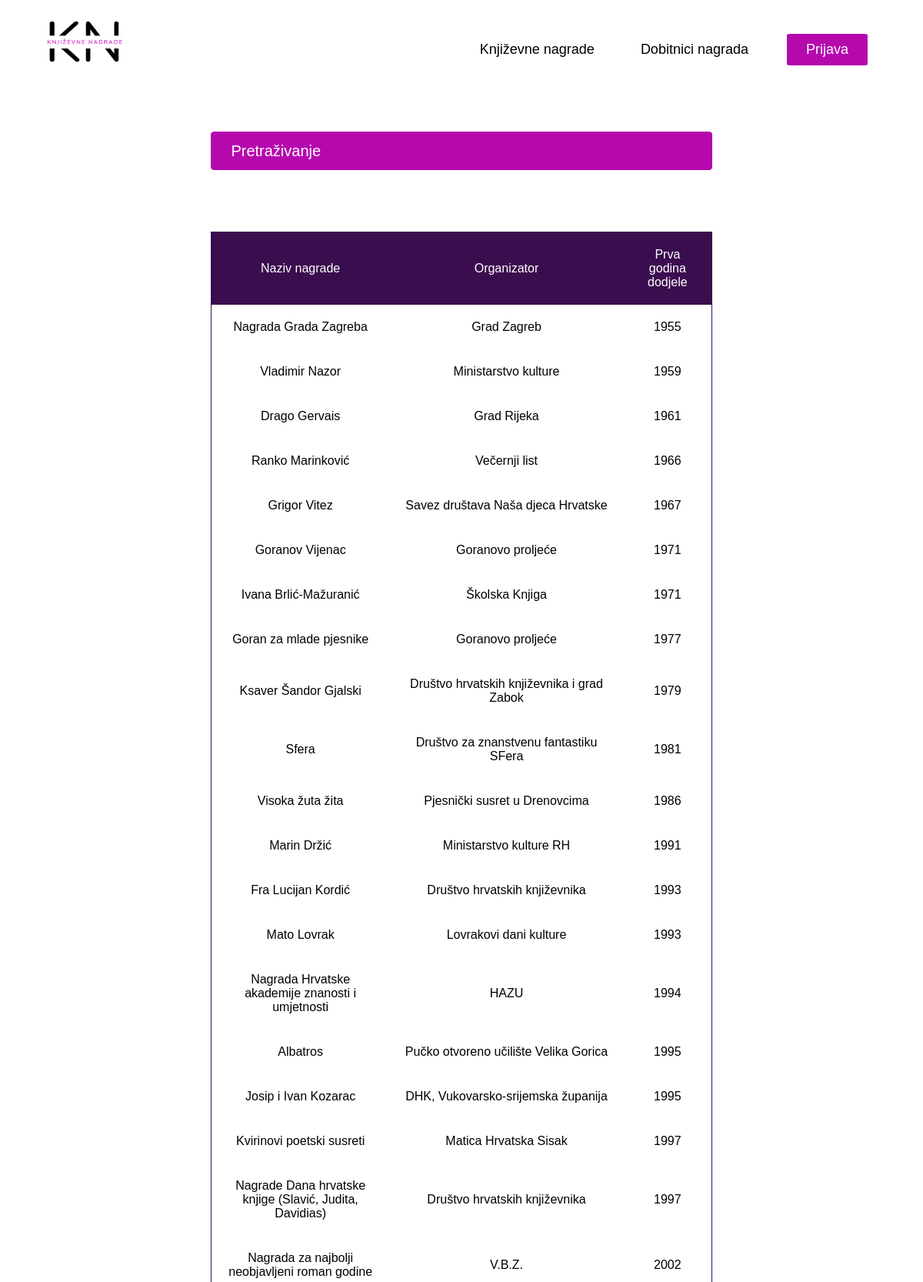
The page /nagrade.php (upper part) on the database its author committed.
### tables this page shows
CREATE TABLE `nagrade` (
  `id_nagrade` int(6) NOT NULL,
  `naziv_nagrade` varchar(255) NOT NULL,
  `organizator` varchar(255) DEFAULT NULL,
  `god_dodjele` int(4) DEFAULT NULL,
  `ucestalost` varchar(255) NOT NULL,
  `vise_informacija` text NOT NULL,
  `url_link` text NOT NULL
);

### nagrade.php (the view, shortened to what this page needs)
<?php
include("template_header.php");
include("pdo.php");
?>
<link href="./styles/nagrade/nagrade.css" rel="stylesheet" type="text/css" />
<link href="./styles/filter/filter.css" rel="stylesheet" type="text/css" />
<?php
$upit = $db->query("
    SELECT *
    FROM nagrade
");
$rezultati = $upit->fetchAll();
?>
    <div class="table-container">
    <div class="wrapper">
    <input class="input" type="search" id="pretrazi" name="pretrazi" placeholder="Pretraživanje">
    </div>
    <div class="wrapper">
    <table class="table">
            <tr class="table-menu">
                <td class="text text-default">Naziv nagrade</td>
                <td class="text text-default">Organizator</td>
                <td  class="text text-default">Prva godina dodjele</td>
            </tr>
            <?php
            foreach ($rezultati as $nagrada) {
                echo "<tr class='table-rows'><td><a class='link text text-default' href='nagrada.php?id=" . $nagrada["id_nagrade"] . "'>
        " . $nagrada["naziv_nagrade"] . "</a></td>
        <td class='text text-default'>" . $nagrada["organizator"] . "</td>
        <td class='text text-default'> " . $nagrada["god_dodjele"] . "</td>";
            }
            ?>
        </table>
    </div>
    </div>

### styles/nagrade/nagrade.css (style rules this page uses)
.table-container { margin-top: 5vh; display: flex; justify-content: center; flex-wrap: wrap; }
.wrapper { width: 55%; }
.input { width: 100%; background-color: #B509AE; border: 1px solid #B509AE; font-size: 20px; color: white; outline: none; margin-bottom: 5%; border-radius: 4px; padding: 0 25px; height: 50px; margin-bottom: 5rem; }
.input::placeholder { color: white; }
.table { width: 100%; font-size: 16px; background-color: white; font-family: "Arial"; border-collapse: collapse; text-align: center; border: 1px solid rgb(58, 13, 78); }
.table-menu { color: white; background-color: rgb(58, 13, 78); }
td { padding: 20px 20px; }
.link { text-decoration: none; color: black; }

### rows shown on the page
nagrade: naziv_nagrade "Nagrada Grada Zagreba", organizator "Grad Zagreb", god_dodjele "1955"
nagrade: naziv_nagrade "Vladimir Nazor", organizator "Ministarstvo kulture", god_dodjele "1959"
nagrade: naziv_nagrade "Drago Gervais", organizator "Grad Rijeka", god_dodjele "1961"
nagrade: naziv_nagrade "Ranko Marinković", organizator "Večernji list", god_dodjele "1966"
nagrade: naziv_nagrade "Grigor Vitez", organizator "Savez društava Naša djeca Hrvatske", god_dodjele "1967"
nagrade: naziv_nagrade "Goranov Vijenac", organizator "Goranovo proljeće", god_dodjele "1971"
nagrade: naziv_nagrade "Ivana Brlić-Mažuranić", organizator "Školska Knjiga", god_dodjele "1971"
nagrade: naziv_nagrade "Goran za mlade pjesnike", organizator "Goranovo proljeće", god_dodjele "1977"
nagrade: naziv_nagrade "Ksaver Šandor Gjalski", organizator "Društvo hrvatskih književnika i grad Zabok", god_dodjele "1979"
nagrade: naziv_nagrade "Sfera", organizator "Društvo za znanstvenu fantastiku SFera", god_dodjele "1981"
nagrade: naziv_nagrade "Visoka žuta žita", organizator "Pjesnički susret u Drenovcima", god_dodjele "1986"
nagrade: naziv_nagrade "Marin Držić", organizator "Ministarstvo kulture RH", god_dodjele "1991"
nagrade: naziv_nagrade "Fra Lucijan Kordić", organizator "Društvo hrvatskih književnika", god_dodjele "1993"
nagrade: naziv_nagrade "Mato Lovrak", organizator "Lovrakovi dani kulture", god_dodjele "1993"
nagrade: naziv_nagrade "Nagrada Hrvatske akademije znanosti i umjetnosti", organizator "HAZU", god_dodjele "1994"
nagrade: naziv_nagrade "Albatros", organizator "Pučko otvoreno učilište Velika Gorica", god_dodjele "1995"
nagrade: naziv_nagrade "Josip i Ivan Kozarac", organizator "DHK, Vukovarsko-srijemska županija", god_dodjele "1995"
nagrade: naziv_nagrade "Kvirinovi poetski susreti", organizator "Matica Hrvatska Sisak", god_dodjele "1997"
nagrade: naziv_nagrade "Nagrade Dana hrvatske knjige (Slavić, Judita, Davidias)", organizator "Društvo hrvatskih književnika", god_dodjele "1997"
nagrade: naziv_nagrade "Nagrada za najbolji neobjavljeni roman godine", organizator "V.B.Z.", god_dodjele "2002"
